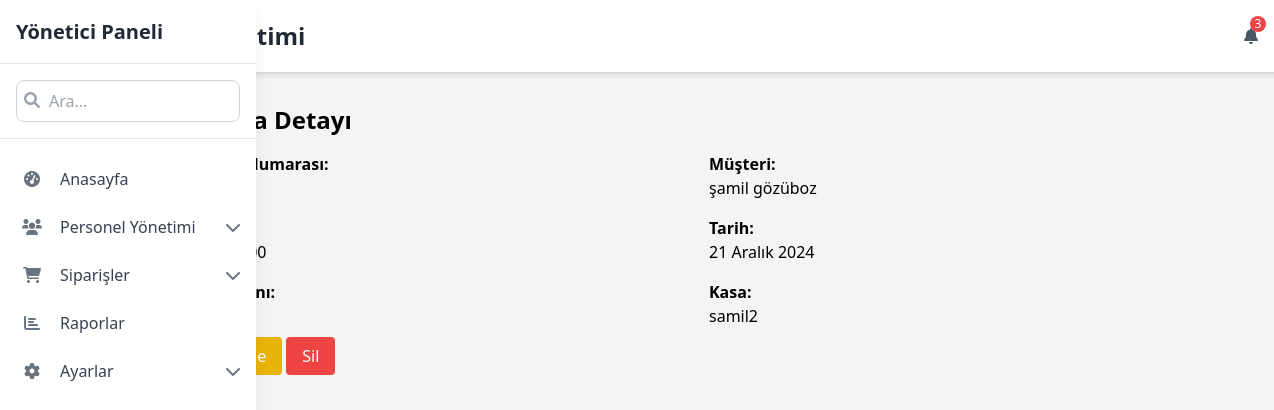
Page /finance/fatura/1/ on the committed database.
### finance/models.py (models this page shows, shortened)
class Fatura(models.Model):
    numara = models.CharField(max_length=50, unique=True)
    müşteri = models.CharField(max_length=255)
    tutar = models.DecimalField(max_digits=10, decimal_places=2)
    tarih = models.DateField()
    kdv_oranı = models.DecimalField(max_digits=5, decimal_places=2, default=18)
    kasa = models.ForeignKey('Kasa', on_delete=models.SET_NULL, null=True, blank=True, verbose_name="Kasa") # Kasa ilişkisi eklendi

class Kasa(models.Model):
    ad = models.CharField(max_length=100, verbose_name="Kasa Adı")
    bakiye = models.DecimalField(max_digits=10, decimal_places=2, default=0, verbose_name="Bakiye")
    def __str__(self):
        return self.ad

### finance/views.py (the view)
# urls.py: path('fatura/<int:pk>/', views.FaturaDetailView.as_view(), name='fatura_detayi'),
class FaturaDetailView(DetailView):
    model = Fatura
    template_name = 'finance/fatura/fatura_detail.html'
    context_object_name = 'fatura'

### finance/templates/finance/fatura/fatura_detail.html
{% extends "finance/base_finance.html" %}
{% block finance_content %}
<h1 class="text-2xl font-bold mb-4">Fatura Detayı</h1>
<div class="grid grid-cols-2 gap-4">
  <div>
    <p class="font-bold">Fatura Numarası:</p>
    <p>{{ fatura.numara }}</p>
  </div>
  <div>
    <p class="font-bold">Müşteri:</p>
    <p>{{ fatura.müşteri }}</p>
  </div>
  <div>
    <p class="font-bold">Tutar:</p>
    <p>{{ fatura.tutar }}</p>
  </div>
  <div>
    <p class="font-bold">Tarih:</p>
    <p>{{ fatura.tarih }}</p>
  </div>
  <div>
    <p class="font-bold">KDV Oranı:</p>
    <p>{{ fatura.kdv_oranı }}</p>
  </div>
  <div>
    <p class="font-bold">Kasa:</p>
    <p>{{ fatura.kasa }}</p>
  </div>
</div>
<div class="mt-4">
  <a href="{% url 'finance:fatura_guncelle' fatura.pk %}" class="bg-yellow-500 text-white px-4 py-2 rounded hover:bg-yellow-600 transition">Düzenle</a>
  <a href="{% url 'finance:fatura_sil' fatura.pk %}" class="bg-red-500 text-white px-4 py-2 rounded hover:bg-red-600 transition">Sil</a>
</div>
{% endblock %}

### rows in the picture
Fatura: müşteri "şamil gözüboz", tarih "21 Aralık 2024", kasa "samil2"
